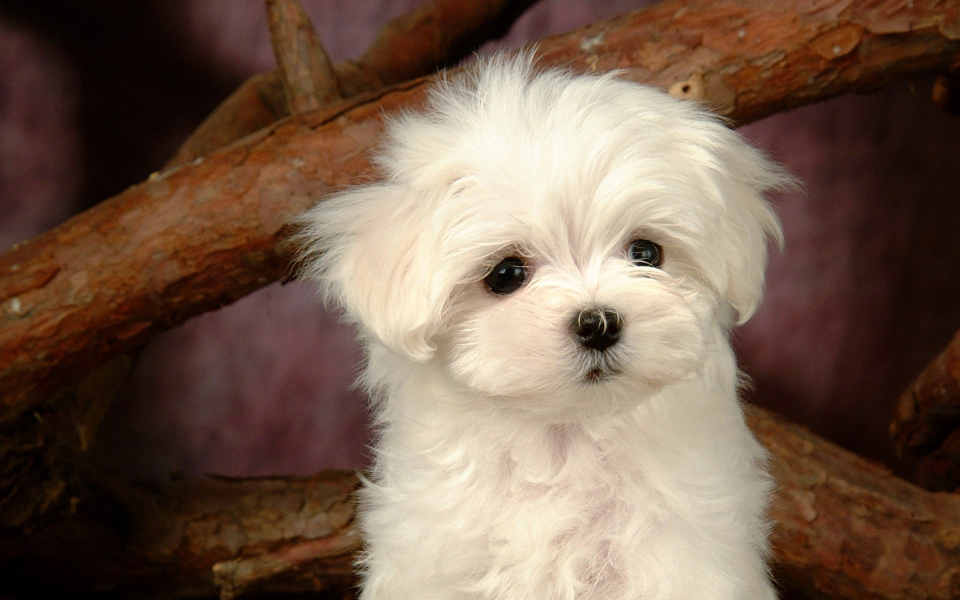
#> input picture opencv_learn/dog.jpg, 1920 x 1200 px (shown at 1/2 size)
$ python test3.py   (older library calls are emulated)
#> lines starting #> are read from the running program, lines starting #| are printed output that depends on the picture; after the words box and inside, x2 and y2 are one past the last pixel; in counts of white or black regions, pixels touching at a corner belong together
##图像梯度-Sobel算子
import cv2
import matplotlib.pyplot as plt
import numpy as np
def cv_show(name,img):
    cv2.imshow(name,img)
    cv2.waitKey(0)
    cv2.destroyAllWindows()

#==========sobel算子
# dst = cv2.Sobel(src,ddepth,dx,dy,ksize)
# src:输入图像  ddepth:输出图像的深度  dx:x方向的导数  dy:y方向的导数  ksize:sobel核的大小
img = cv2.imread('dog.jpg', cv2.IMREAD_GRAYSCALE)
#> img: shape (1200, 1920); min 0, max 255, mean 99.4
sobelx = cv2.Sobel(img,cv2.CV_64F,1,0,ksize=3)
sobelx = cv2.convertScaleAbs(sobelx)
# cv_show('sobelx',sobelx)
sobely = cv2.Sobel(img,cv2.CV_64F,0,1,ksize=3)
sobely = cv2.convertScaleAbs(sobely)
# cv_show('sobely',sobely)
sobelxy = cv2.addWeighted(sobelx,0.5,sobely,0.5,0)
# cv_show('sobelxy',sobelxy)

# ===========Scharr算子
scharrx = cv2.Scharr(img,cv2.CV_64F,1,0)
scharry = cv2.Scharr(img,cv2.CV_64F,0,1)
scharrxy = cv2.addWeighted(scharrx,0.5,scharry,0.5,0)
# cv_show('scharrxy',scharrxy)

# ===========Laplacian算子
laplacian = cv2.Laplacian(img,cv2.CV_64F)
laplacian = cv2.convertScaleAbs(laplacian)
# cv_show('laplacian',laplacian)
res = np.hstack((sobelxy,scharrxy,laplacian))
# cv_show('res',res)


##Canny边缘检测
# 1）使用高斯滤波器，以平滑图像滤除噪声
# 2）计算图像中每个像素点的梯度强度和方向
# 3）使用非极大值抑制，去除边缘检测带来的杂散响应
# 4）使用双阈值算法，确定边缘点
# 5）通过抑制孤立的弱边缘最终完成边缘检测
v1 = cv2.Canny(img,30,70)
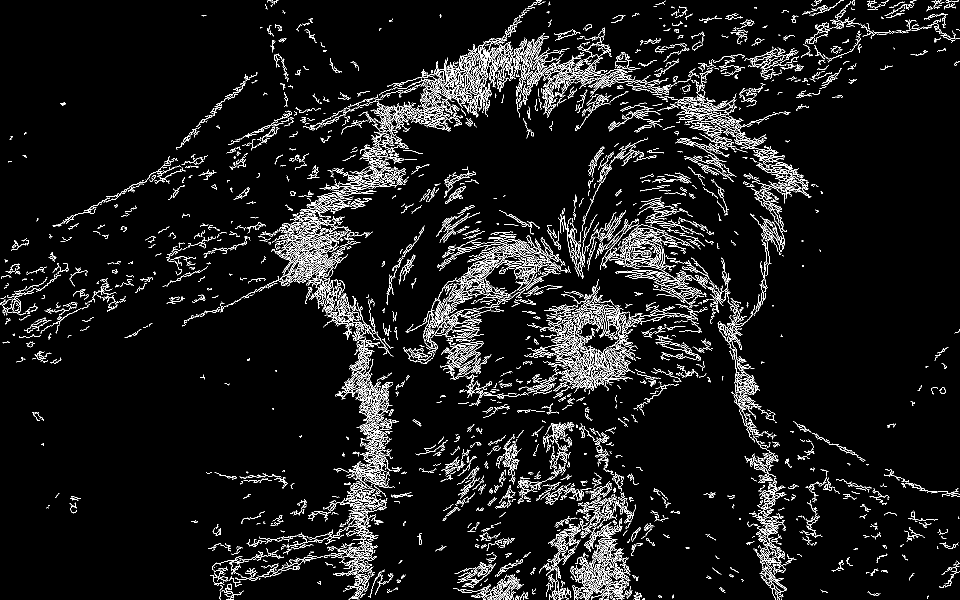
#> v1: shape (1200, 1920) (shown at 1/2 size); 6.3% white in thin lines or dots
# cv_show('img',img)
# cv_show('v1',v1)

# ===========图像轮廓
# cv2.findContours(src,mode,method)
# mode: 轮廓的检索模式  method: 轮廓的近似方法
# mode参数: cv2.RETR_EXTERNAL:只检测外轮廓
# cv2.RETR_LIST:检测所有轮廓,并将其保存到一条链表当中
# cv2.RETR_CCOMP:检测所有的轮廓，并将他们组织为两层：顶层是各部分的外部边界，第二层是空洞的边界
# cv2.RETR_TREE:检测所有轮廓，并重构嵌套轮廓的整个层次
# method参数: cv2.CHAIN_APPROX_NONE:存储所有的轮廓点
# cv2.CHAIN_APPROX_SIMPLE:压缩水平、垂直和斜线段，只保留他们的终点坐标
# 为了更加准确，使用二值图像
img = cv2.imread('dog.jpg')
#> img is the input picture: shape (1200, 1920, 3); mean B, G, R 77.7, 94.4, 117.5
img_gray = cv2.cvtColor(img,cv2.COLOR_BGR2GRAY)
ret,thresh = cv2.threshold(img_gray,127,255,cv2.THRESH_BINARY)
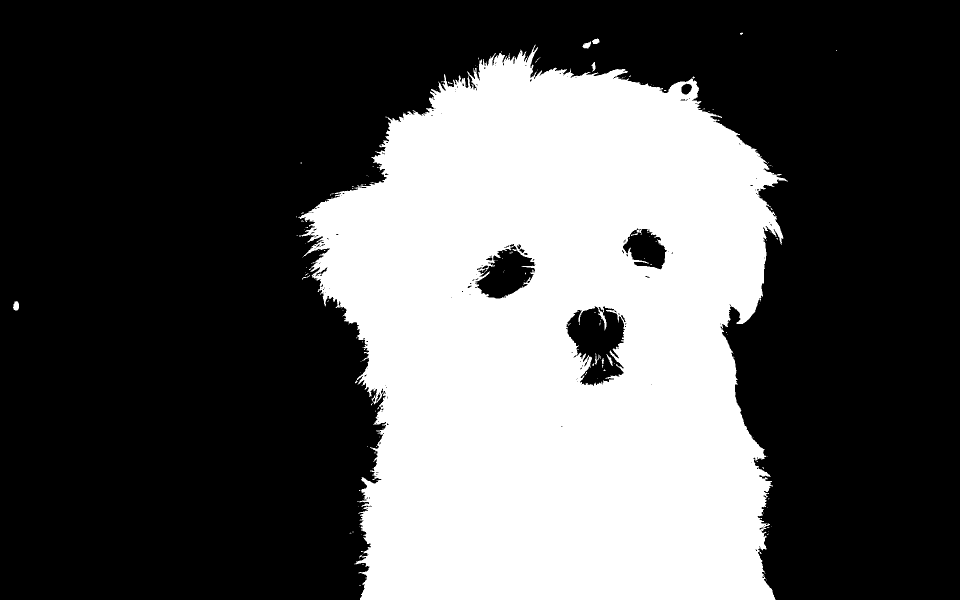
#> thresh: shape (1200, 1920) (shown at 1/2 size); 34.3% white; 148 white regions (137 under 20 px)
# cv_show('thresh',thresh)
contours,hierarchy = cv2.findContours(thresh,cv2.RETR_TREE,cv2.CHAIN_APPROX_NONE)
#> contours = 344 contours, 307 with area under 20; largest, box (x1, y1, x2, y2) and area: (596, 89, 1576, 1200) 810879, (1131, 612, 1251, 773) 12270, (950, 491, 1072, 598) 7544, (1245, 456, 1335, 540) 4654, (1362, 166, 1385, 190) 368
# 绘制轮廓
draw_img = img.copy()
# 传入绘制图像，轮廓，轮廓索引，颜色模式，线条厚度
# 注意需要copy,要不图会变
res = cv2.drawContours(draw_img,contours,-1,(0,0,255),2)
#> res: shape (1200, 1920, 3)
cv_show('res',res)
# 获取轮廓特征
cnt = contours[0]
#> cnt = [[718, 1170], [719, 1170], [720, 1170], [721, 1170], [720, 1170], [719, 1170]]
# 面积
area = cv2.contourArea(cnt)
#> area = 0
# 周长,True表示闭合的
perimeter = cv2.arcLength(cnt,True)
#> perimeter = 6

# ================模板匹配
# TM_SQDIFF：计算平方不同，计算出来的值越小，越相关
# TM_CCORR:计算相关性，计算出来的值越大，越相关
# TM_CCOEFF:计算相关系数，计算出来的值越大，越相关
# TM_SQDIFF_NORMED：计算归一化平方不同，计算出来的值越接近0，越相关
# TM_CCORR_NORMED：计算归一化相关性，计算出来的值越接近1，越相关
# TM_CCOEFF_NORMED：计算归一化相关系数，计算出来的值越接近1，越相关
template = cv2.imread('dog_face.jpg')
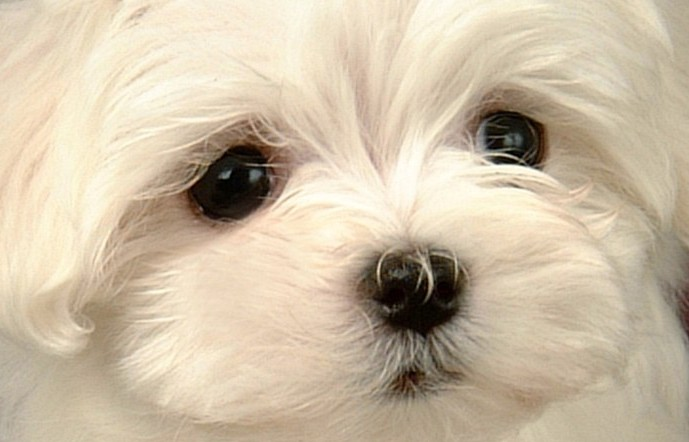
#> input picture opencv_learn/dog_face.jpg, 689 x 442 px
#> template is the input picture: shape (442, 689, 3); mean B, G, R 165.8, 189.6, 204.7
template_gray = cv2.cvtColor(template,cv2.COLOR_BGR2GRAY)
res = cv2.matchTemplate(img_gray,template_gray,1)
#> res: shape (759, 1232) float32
h,w = template.shape[:2]
#> h = 442; w = 689
methods = ["cv2.TM_SQDIFF","cv2.TM_CCORR","cv2.TM_CCOEFF","cv2.TM_SQDIFF_NORMED","cv2.TM_CCORR_NORMED","cv2.TM_CCOEFF_NORMED"]
min_val,max_val,min_loc,max_loc = cv2.minMaxLoc(res)
#> min_val = 2.97e-05; max_val = 1; min_loc = (780, 368); max_loc = (0, 0)
# print(min_val,max_val,min_loc,max_loc)
for meth in methods:
    img2 = img.copy()
    # 匹配方法的真值
    method = eval(meth)
    res = cv2.matchTemplate(img,template,method)
    min_val,max_val,min_loc,max_loc = cv2.minMaxLoc(res)
    # 如果是平方差匹配TM_SQDIFF或归一化平方差匹配TM_SQDIFF_NORMED，取最小值
    if method in [cv2.TM_SQDIFF,cv2.TM_SQDIFF_NORMED]:
        top_left = min_loc
    else:
        top_left = max_loc
    bottom_right = (top_left[0]+w,top_left[1]+h)
    #绘制矩形
    cv2.rectangle(img2,top_left,bottom_right,255,2)
    plt.subplot(121),plt.imshow(res,cmap='gray')
    # plt.xticks([]),plt.ytics([])隐藏坐标轴
    plt.subplot(122),plt.imshow(img2,cmap='gray')
    plt.xticks([]),plt.yticks([])
    plt.suptitle(meth)
#> this loop made 6 passes
#> (min_val, max_val, min_loc, top_left, bottom_right) on passes 2, 3, 5, 6: (4.63e+09, 3.48e+10, (0, 758), (761, 207), (1450, 649)), (-1.34e+09, 2.13e+09, (308, 147), (780, 368), (1469, 810)), (0.636, 1, (116, 758), (780, 368), (1469, 810)), (-0.391, 1, (294, 147), (780, 368), (1469, 810))
#> (min_val, max_val, max_loc, top_left, bottom_right) on passes 1, 4: (1826547, 2.63e+10, (0, 758), (780, 368), (1469, 810)), (5.34e-05, 1, (0, 0), (780, 368), (1469, 810))
    # plt.show()

#============匹配多个对象
img_rgb = cv2.imread('number.jpg')
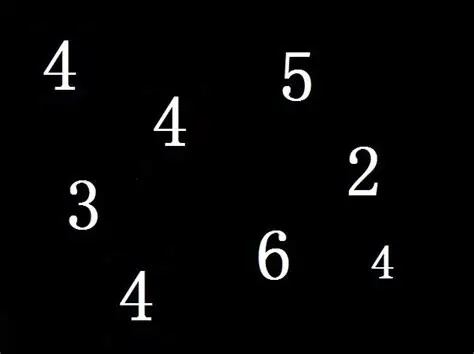
#> input picture opencv_learn/number.jpg, 474 x 354 px
#> img_rgb is the input picture: shape (354, 474, 3); mean B, G, R 6.3, 6.3, 6.3
img_gray = cv2.cvtColor(img_rgb,cv2.COLOR_BGR2GRAY)
#> img_gray: shape (354, 474)
template = cv2.imread('number_4.jpg',0)
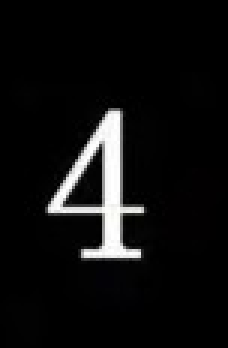
#> input picture opencv_learn/number_4.jpg, 76 x 116 px (shown 3 times larger)
#> template: shape (116, 76); min 0, max 255, mean 15.2
h,w = template.shape[:2]
#> h = 116; w = 76

res = cv2.matchTemplate(img_gray,template,cv2.TM_CCOEFF_NORMED)
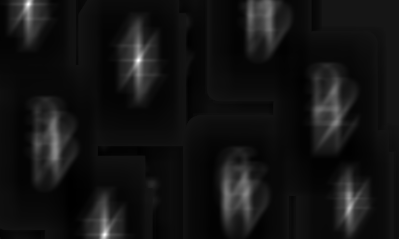
#> res: shape (239, 399) float32; min -0.0906, max 0.997, mean -0.00698; drawn with min black and max white
threshold = 0.8
# 去匹配度大于80%的图像
loc = np.where(res>=threshold)
#> loc = 33 positions, rows 2 to 236, columns 27 to 139
for pt in zip(*loc[::-1]): #*表示可选参数
    bottom_right = (pt[0]+w,pt[1]+h)
    cv2.rectangle(img_rgb,pt,bottom_right,(0,0,255),2)
#> this loop made 33 passes
#> (pt, bottom_right) on passes 1 to 12: ((28, 2), (104, 118)), ((29, 2), (105, 118)), ((27, 3), (103, 119)), ((28, 3), (104, 119)), ((29, 3), (105, 119)), ((27, 4), (103, 120)), ((28, 4), (104, 120)), ((29, 4), (105, 120)), ((27, 5), (103, 121)), ((28, 5), (104, 121)), ((138, 58), (214, 174)), ((139, 58), (215, 174))
#> img_rgb: shape (354, 474, 3); 3.91% of pixels changed, all inside (x1, y1, x2, y2) = (26, 1, 217, 354)
# cv_show('img_rgb',img_rgb)


# ============图像金字塔
# 高斯金字塔：向下采样方法（缩小）
# 将Gi与高斯内核卷积；将所有偶数行和列去除
# 高斯金字塔：向上采样方法（放大）
# 将图像在每个方向扩大为原来的两倍，新增的行和列以0为填充；使用先前同样的内核（乘4）与放大后的图像卷积，获得近似值
img = cv2.imread('dog_face.jpg')
# cv_show('img',img)
# print(img.shape)
up = cv2.pyrUp(img)
# cv_show('up',up)
# print(up.shape)
down = cv2.pyrDown(img)
# cv_show('down',down)
# print(down.shape)
up_down = cv2.pyrDown(up)
# cv_show('up_down',up_down)
# print(up_down.shape)
# 拉普拉斯金字塔
# 1.低通滤波 2.缩小尺寸 3.放大尺寸 4.图像相减
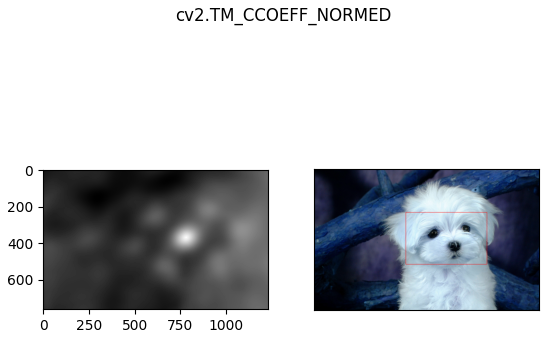
#> figure drawn by matplotlib, 2 panels; B, G, R data is drawn as R, G, B
